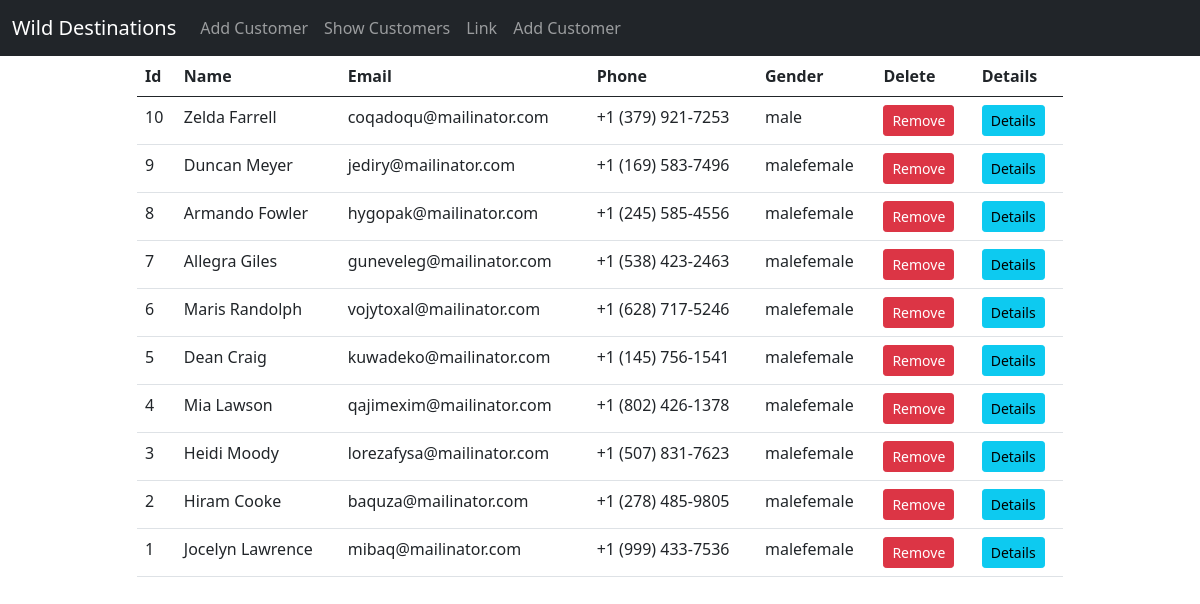
The page /show on the database as committed earlier.
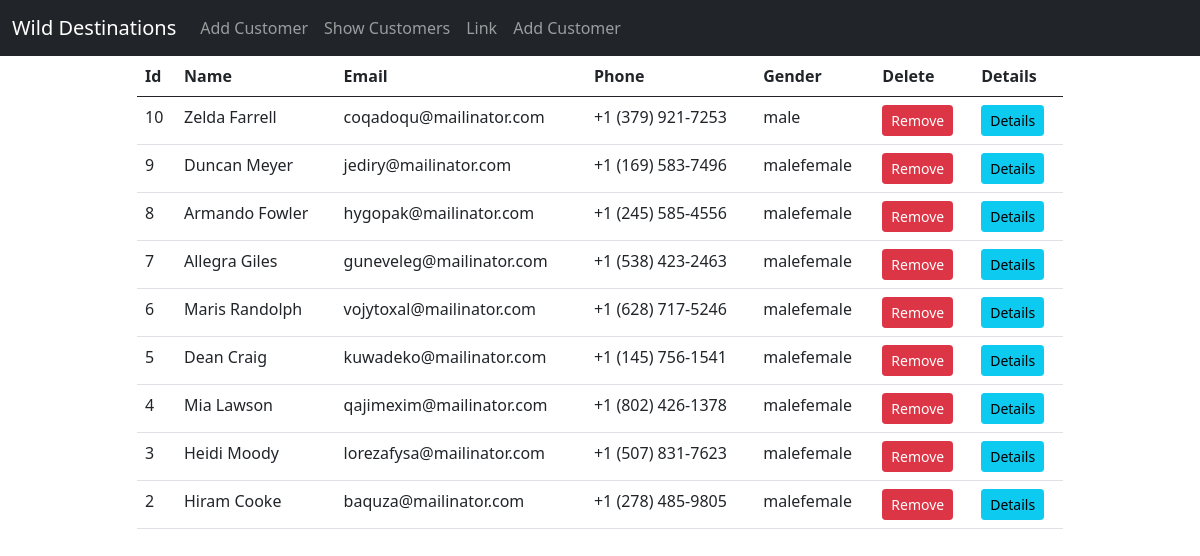
The same page on the database as committed later.
### my_app/models.py (models this page shows)
class Customer(models.Model):
    id=models.AutoField(primary_key=True)
    name=models.CharField(max_length=100)
    email=models.EmailField(max_length=100,unique=True)
    phone=models.CharField(max_length=15)
    password=models.CharField(max_length=100)
    weight=models.IntegerField(default=0)
    height=models.IntegerField(default=0)
    gender=models.CharField(max_length=100,default='male''female')
    dob=models.DateField(null=True, blank=True)
    class Meta:
        db_table ='customer'

### my_app/views.py (the view)
# urls.py: path('show',views.show,name='show-page'),
def show(request):
    data=Customer.objects.all().order_by('-id') # select * from customers
    return render(request, 'show.html' ,{'data':data})

### templates/show.html
{% extends 'master.html' %}
{% block content %}
    <div class="container">
        <div class="row justify-content-center">
            <div class="col-sm-10">
                <table class="table " id="Customers">
                    <thead>
                    <tr>
                        <th>Id</th>
                        <th>Name</th>
                        <th>Email</th>
                        <th>Phone</th>
                        <th>Gender</th>
                        <th>Delete</th>
                        <th>Details</th>
                    </tr>
                    </thead>
                    <tbody>
                    {% for customer in  data %}
                        <tr>
                            <td>{{ customer.id }}</td>
                            <td> {{ customer.name }}</td>
                            <td> {{ customer.email }}</td>
                            <td> {{ customer.phone }}</td>
                            <td>{{ customer.gender }}</td>
                            <td>
                                <a class="btn btn-sm btn-danger" href="/delete/{{ customer.id }}">Remove</a>
                            </td>
                            <td>
                                <a class="btn btn-sm btn-info" href="/details/{{ customer.id }}">Details</a>
                            </td>
                        </tr>
                    {% endfor %}
                    </tbody>
                </table>
            </div>
        </div>
    </div>
{% endblock %}

### templates/master.html (shortened to what this page needs)
<!doctype html>
<html lang="en">
<head>
    <link href="https://cdn.jsdelivr.net/npm/bootstrap@5.0.2/dist/css/bootstrap.min.css" rel="stylesheet"
>
    <link rel="stylesheet" href="//cdn.datatables.net/2.2.2/css/dataTables.dataTables.min.css">
</head>
<body>
<nav class="navbar navbar-expand-sm bg-dark navbar-dark">
    <div class="container-fluid">
        <a class="navbar-brand" href="#">Wild Destinations</a>
        <div class="collapse navbar-collapse" id="collapsibleNavbar">
            <ul class="navbar-nav">
                <li class="nav-item">
                    <a class="nav-link" href="/">Add Customer</a>
                </li>
                <li class="nav-item">
                    <a class="nav-link" href="/show">Show Customers</a>
                </li>
                <li class="nav-item">
                    <a class="nav-link" href="#">Link</a>
                </li>
                <li class="nav-item">
                    <a class="nav-link" href="/add">Add Customer</a>
                </li>
            </ul>
        </div>
    </div>
</nav>
{% block content %}
{% endblock %}
</body>
</html>

Rows that differ between the two databases and show on the page:
removed Customer: id "1", name "Jocelyn Lawrence", email "mibaq@mailinator.com", phone "+1 (999) 433-7536", gender "malefemale"
